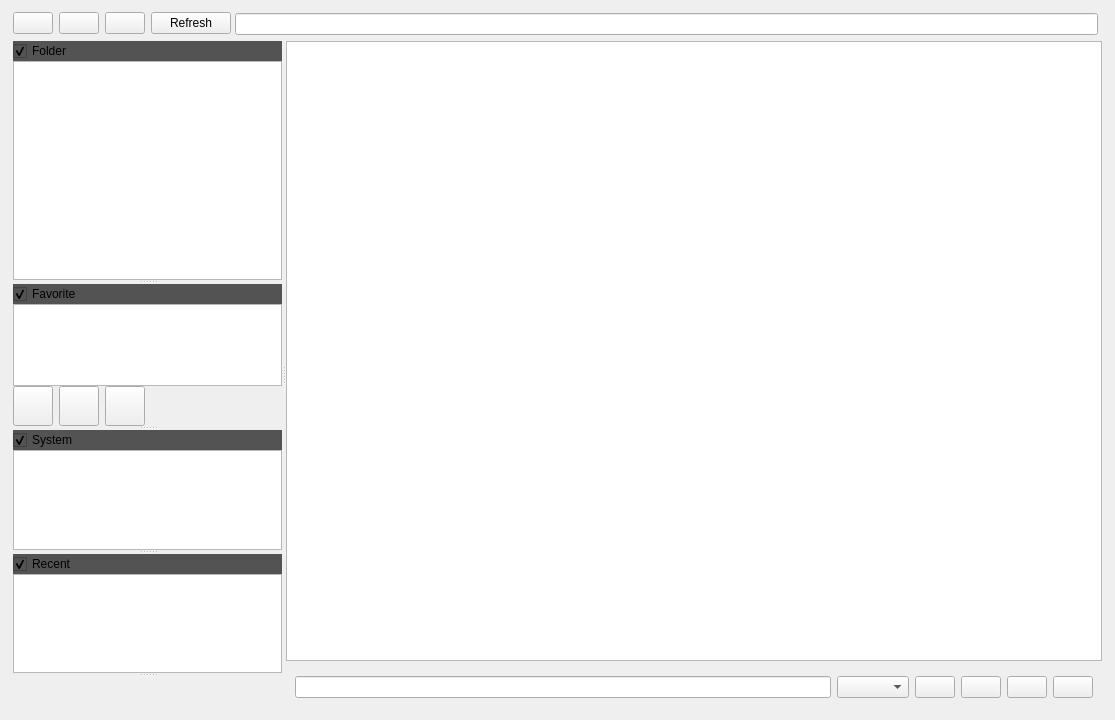
<?xml version="1.0" encoding="UTF-8"?>
<ui version="4.0">
 <class>FolderViewWidget</class>
 <widget class="QWidget" name="FolderViewWidget">
  <property name="geometry">
   <rect>
    <x>0</x>
    <y>0</y>
    <width>1115</width>
    <height>720</height>
   </rect>
  </property>
  <property name="windowTitle">
   <string>Form</string>
  </property>
  <property name="styleSheet">
   <string notr="true"/>
  </property>
  <layout class="QVBoxLayout" name="verticalLayout_4">
   <item>
    <widget class="QWidget" name="widget" native="true">
     <property name="sizePolicy">
      <sizepolicy hsizetype="Preferred" vsizetype="Preferred">
       <horstretch>0</horstretch>
       <verstretch>0</verstretch>
      </sizepolicy>
     </property>
     <layout class="QVBoxLayout" name="verticalLayout">
      <property name="spacing">
       <number>2</number>
      </property>
      <property name="leftMargin">
       <number>2</number>
      </property>
      <property name="topMargin">
       <number>0</number>
      </property>
      <property name="rightMargin">
       <number>2</number>
      </property>
      <property name="bottomMargin">
       <number>2</number>
      </property>
      <item>
       <widget class="QWidget" name="widget_2" native="true">
        <property name="sizePolicy">
         <sizepolicy hsizetype="Preferred" vsizetype="Fixed">
          <horstretch>0</horstretch>
          <verstretch>0</verstretch>
         </sizepolicy>
        </property>
        <layout class="QHBoxLayout" name="horizontalLayout_2">
         <property name="spacing">
          <number>2</number>
         </property>
         <property name="leftMargin">
          <number>0</number>
         </property>
         <property name="topMargin">
          <number>0</number>
         </property>
         <property name="rightMargin">
          <number>2</number>
         </property>
         <property name="bottomMargin">
          <number>2</number>
         </property>
         <item>
          <widget class="QWidget" name="widget_6" native="true">
           <property name="sizePolicy">
            <sizepolicy hsizetype="Preferred" vsizetype="Preferred">
             <horstretch>0</horstretch>
             <verstretch>0</verstretch>
            </sizepolicy>
           </property>
           <layout class="QHBoxLayout" name="horizontalLayout_6">
            <property name="leftMargin">
             <number>0</number>
            </property>
            <property name="topMargin">
             <number>0</number>
            </property>
            <property name="rightMargin">
             <number>2</number>
            </property>
            <property name="bottomMargin">
             <number>2</number>
            </property>
            <item>
             <widget class="QPushButton" name="m_btnPrev">
              <property name="sizePolicy">
               <sizepolicy hsizetype="Fixed" vsizetype="Fixed">
                <horstretch>0</horstretch>
                <verstretch>0</verstretch>
               </sizepolicy>
              </property>
              <property name="styleSheet">
               <string notr="true"/>
              </property>
              <property name="text">
               <string/>
              </property>
             </widget>
            </item>
            <item>
             <widget class="QPushButton" name="m_btnNext">
              <property name="text">
               <string/>
              </property>
             </widget>
            </item>
            <item>
             <widget class="QPushButton" name="m_btnParent">
              <property name="text">
               <string/>
              </property>
             </widget>
            </item>
            <item>
             <widget class="QPushButton" name="m_btnRefresh">
              <property name="text">
               <string>Refresh</string>
              </property>
             </widget>
            </item>
           </layout>
          </widget>
         </item>
         <item>
          <widget class="QWidget" name="widget_3" native="true">
           <layout class="QHBoxLayout" name="horizontalLayout_3">
            <property name="leftMargin">
             <number>0</number>
            </property>
            <property name="topMargin">
             <number>2</number>
            </property>
            <property name="rightMargin">
             <number>2</number>
            </property>
            <property name="bottomMargin">
             <number>2</number>
            </property>
            <item>
             <widget class="QLineEdit" name="m_editDirectoryPath">
              <property name="sizePolicy">
               <sizepolicy hsizetype="Expanding" vsizetype="Fixed">
                <horstretch>2</horstretch>
                <verstretch>0</verstretch>
               </sizepolicy>
              </property>
             </widget>
            </item>
           </layout>
          </widget>
         </item>
        </layout>
       </widget>
      </item>
      <item>
       <widget class="QWidget" name="widget_5" native="true">
        <property name="sizePolicy">
         <sizepolicy hsizetype="Preferred" vsizetype="Preferred">
          <horstretch>0</horstretch>
          <verstretch>0</verstretch>
         </sizepolicy>
        </property>
        <layout class="QVBoxLayout" name="verticalLayout_10">
         <property name="spacing">
          <number>0</number>
         </property>
         <property name="leftMargin">
          <number>0</number>
         </property>
         <property name="topMargin">
          <number>0</number>
         </property>
         <property name="rightMargin">
          <number>0</number>
         </property>
         <property name="bottomMargin">
          <number>0</number>
         </property>
         <item>
          <widget class="QSplitter" name="m_centerHorzSplitter">
           <property name="sizePolicy">
            <sizepolicy hsizetype="Expanding" vsizetype="Preferred">
             <horstretch>0</horstretch>
             <verstretch>0</verstretch>
            </sizepolicy>
           </property>
           <property name="maximumSize">
            <size>
             <width>16777215</width>
             <height>16777215</height>
            </size>
           </property>
           <property name="orientation">
            <enum>Qt::Horizontal</enum>
           </property>
           <widget class="QWidget" name="m_leftContainerWidget" native="true">
            <property name="sizePolicy">
             <sizepolicy hsizetype="Preferred" vsizetype="Preferred">
              <horstretch>2</horstretch>
              <verstretch>0</verstretch>
             </sizepolicy>
            </property>
            <property name="maximumSize">
             <size>
              <width>16777215</width>
              <height>16777215</height>
             </size>
            </property>
            <layout class="QVBoxLayout" name="verticalLayout_8">
             <item>
              <widget class="QWidget" name="widget_7" native="true">
               <property name="sizePolicy">
                <sizepolicy hsizetype="Preferred" vsizetype="Expanding">
                 <horstretch>0</horstretch>
                 <verstretch>0</verstretch>
                </sizepolicy>
               </property>
               <layout class="QVBoxLayout" name="verticalLayout_9">
                <property name="spacing">
                 <number>0</number>
                </property>
                <property name="leftMargin">
                 <number>0</number>
                </property>
                <property name="topMargin">
                 <number>0</number>
                </property>
                <property name="rightMargin">
                 <number>0</number>
                </property>
                <property name="bottomMargin">
                 <number>0</number>
                </property>
                <item>
                 <widget class="QSplitter" name="m_splitterLeftContainer">
                  <property name="orientation">
                   <enum>Qt::Vertical</enum>
                  </property>
                  <widget class="QWidget" name="m_directoryTreeContainer" native="true">
                   <property name="sizePolicy">
                    <sizepolicy hsizetype="Expanding" vsizetype="Preferred">
                     <horstretch>0</horstretch>
                     <verstretch>2</verstretch>
                    </sizepolicy>
                   </property>
                   <property name="minimumSize">
                    <size>
                     <width>0</width>
                     <height>0</height>
                    </size>
                   </property>
                   <layout class="QVBoxLayout" name="verticalLayout_2">
                    <property name="spacing">
                     <number>0</number>
                    </property>
                    <property name="leftMargin">
                     <number>0</number>
                    </property>
                    <property name="topMargin">
                     <number>0</number>
                    </property>
                    <property name="rightMargin">
                     <number>0</number>
                    </property>
                    <property name="bottomMargin">
                     <number>0</number>
                    </property>
                    <item>
                     <widget class="QCheckBox" name="m_chkFolderOpen">
                      <property name="styleSheet">
                       <string notr="true">QCheckBox {
    background-color : #535353;
}

QCheckBox:hover {
    background-color : #484848;
}

QCheckBox::indicator {
    image: url(:/Resource/Images/deepcatch/arrow_close_d.png);
}

QCheckBox::indicator:hover {
    image: url(:/Resource/Images/deepcatch/arrow_close_h.png);
}

QCheckBox::indicator:checked {
    image: url(:/Resource/Images/deepcatch/arrow_open_d.png);
}

QCheckBox::indicator:checked:hover {
    image: url(:/Resource/Images/deepcatch/arrow_open_h.png);
}</string>
                      </property>
                      <property name="text">
                       <string>Folder</string>
                      </property>
                      <property name="checked">
                       <bool>true</bool>
                      </property>
                     </widget>
                    </item>
                    <item>
                     <widget class="fm::DirectoryTreeView" name="m_directoryTreeView">
                      <property name="sizePolicy">
                       <sizepolicy hsizetype="Expanding" vsizetype="Expanding">
                        <horstretch>0</horstretch>
                        <verstretch>0</verstretch>
                       </sizepolicy>
                      </property>
                      <property name="minimumSize">
                       <size>
                        <width>0</width>
                        <height>0</height>
                       </size>
                      </property>
                     </widget>
                    </item>
                   </layout>
                  </widget>
                  <widget class="QWidget" name="m_favoriteContainer" native="true">
                   <property name="sizePolicy">
                    <sizepolicy hsizetype="Expanding" vsizetype="Preferred">
                     <horstretch>0</horstretch>
                     <verstretch>1</verstretch>
                    </sizepolicy>
                   </property>
                   <property name="minimumSize">
                    <size>
                     <width>0</width>
                     <height>0</height>
                    </size>
                   </property>
                   <layout class="QVBoxLayout" name="verticalLayout_3">
                    <property name="spacing">
                     <number>0</number>
                    </property>
                    <property name="leftMargin">
                     <number>0</number>
                    </property>
                    <property name="topMargin">
                     <number>0</number>
                    </property>
                    <property name="rightMargin">
                     <number>0</number>
                    </property>
                    <property name="bottomMargin">
                     <number>0</number>
                    </property>
                    <item alignment="Qt::AlignTop">
                     <widget class="QCheckBox" name="m_chkFavorite">
                      <property name="styleSheet">
                       <string notr="true">QCheckBox {
    background-color : #535353;
}

QCheckBox:hover {
    background-color : #484848;
}

QCheckBox::indicator {
    image: url(:/Resource/Images/deepcatch/arrow_close_d.png);
}

QCheckBox::indicator:hover {
    image: url(:/Resource/Images/deepcatch/arrow_close_h.png);
}

QCheckBox::indicator:checked {
    image: url(:/Resource/Images/deepcatch/arrow_open_d.png);
}

QCheckBox::indicator:checked:hover {
    image: url(:/Resource/Images/deepcatch/arrow_open_h.png);
}</string>
                      </property>
                      <property name="text">
                       <string>Favorite</string>
                      </property>
                      <property name="checked">
                       <bool>true</bool>
                      </property>
                     </widget>
                    </item>
                    <item>
                     <widget class="QWidget" name="m_favoriteDirectoryContainer" native="true">
                      <property name="sizePolicy">
                       <sizepolicy hsizetype="Expanding" vsizetype="Expanding">
                        <horstretch>0</horstretch>
                        <verstretch>0</verstretch>
                       </sizepolicy>
                      </property>
                      <layout class="QVBoxLayout" name="verticalLayout_7">
                       <property name="spacing">
                        <number>0</number>
                       </property>
                       <property name="leftMargin">
                        <number>0</number>
                       </property>
                       <property name="topMargin">
                        <number>0</number>
                       </property>
                       <property name="rightMargin">
                        <number>0</number>
                       </property>
                       <property name="bottomMargin">
                        <number>0</number>
                       </property>
                       <item>
                        <widget class="fm::FavoritesDirectoryListWidget" name="m_favoriteListWidget">
                         <property name="sizePolicy">
                          <sizepolicy hsizetype="Expanding" vsizetype="Expanding">
                           <horstretch>0</horstretch>
                           <verstretch>0</verstretch>
                          </sizepolicy>
                         </property>
                        </widget>
                       </item>
                       <item alignment="Qt::AlignLeft|Qt::AlignTop">
                        <widget class="QWidget" name="widget_13" native="true">
                         <property name="sizePolicy">
                          <sizepolicy hsizetype="Preferred" vsizetype="Fixed">
                           <horstretch>0</horstretch>
                           <verstretch>0</verstretch>
                          </sizepolicy>
                         </property>
                         <layout class="QHBoxLayout" name="horizontalLayout">
                          <property name="leftMargin">
                           <number>0</number>
                          </property>
                          <property name="topMargin">
                           <number>0</number>
                          </property>
                          <property name="bottomMargin">
                           <number>0</number>
                          </property>
                          <item>
                           <widget class="QPushButton" name="m_btnAddNewFavorites">
                            <property name="styleSheet">
                             <string notr="true">QPushButton{
    border-image: url(:/Resource/Images/medip/popup_new_d.png);
	width:32px;
	height:32px;
}

QPushButton:hover{
    border-image: url(:/Resource/Images/medip/popup_new_h.png);
	width:32px;
	height:32px;
}

QPushButton:hover:pressed {
    border-image: url(:/Resource/Images/medip/popup_new_p.png);
	width:32px;
	height:32px;
}</string>
                            </property>
                            <property name="text">
                             <string/>
                            </property>
                           </widget>
                          </item>
                          <item>
                           <widget class="QPushButton" name="m_btnEditFavorites">
                            <property name="styleSheet">
                             <string notr="true">QPushButton{
    border-image: url(:/Resource/Images/medip/popup_modify_d.png);
	width:32px;
	height:32px;
}

QPushButton:hover{
    border-image: url(:/Resource/Images/medip/popup_modify_h.png);
	width:32px;
	height:32px;
}

QPushButton:hover:pressed {
    border-image: url(:/Resource/Images/medip/popup_modify_p.png);
	width:32px;
	height:32px;
}</string>
                            </property>
                            <property name="text">
                             <string/>
                            </property>
                           </widget>
                          </item>
                          <item>
                           <widget class="QPushButton" name="m_btnDeleteFavorites">
                            <property name="styleSheet">
                             <string notr="true">QPushButton{
    border-image: url(:/Resource/Images/medip/popup_delet_d.png);
	width:32px;
	height:32px;
}

QPushButton:hover{
    border-image: url(:/Resource/Images/medip/popup_delet_h.png);
	width:32px;
	height:32px;
}

QPushButton:hover:pressed {
    border-image: url(:/Resource/Images/medip/popup_delet_p.png);
	width:32px;
	height:32px;
}</string>
                            </property>
                            <property name="text">
                             <string/>
                            </property>
                           </widget>
                          </item>
                         </layout>
                        </widget>
                       </item>
                      </layout>
                     </widget>
                    </item>
                   </layout>
                  </widget>
                  <widget class="QWidget" name="m_systemContainer" native="true">
                   <property name="sizePolicy">
                    <sizepolicy hsizetype="Expanding" vsizetype="Preferred">
                     <horstretch>0</horstretch>
                     <verstretch>1</verstretch>
                    </sizepolicy>
                   </property>
                   <property name="minimumSize">
                    <size>
                     <width>0</width>
                     <height>0</height>
                    </size>
                   </property>
                   <layout class="QVBoxLayout" name="verticalLayout_5">
                    <property name="spacing">
                     <number>0</number>
                    </property>
                    <property name="leftMargin">
                     <number>0</number>
                    </property>
                    <property name="topMargin">
                     <number>0</number>
                    </property>
                    <property name="rightMargin">
                     <number>0</number>
                    </property>
                    <property name="bottomMargin">
                     <number>0</number>
                    </property>
                    <item>
                     <widget class="QCheckBox" name="m_chkSystem">
                      <property name="styleSheet">
                       <string notr="true">QCheckBox {
    background-color : #535353;
}

QCheckBox:hover {
    background-color : #484848;
}

QCheckBox::indicator {
    image: url(:/Resource/Images/deepcatch/arrow_close_d.png);
}

QCheckBox::indicator:hover {
    image: url(:/Resource/Images/deepcatch/arrow_close_h.png);
}

QCheckBox::indicator:checked {
    image: url(:/Resource/Images/deepcatch/arrow_open_d.png);
}

QCheckBox::indicator:checked:hover {
    image: url(:/Resource/Images/deepcatch/arrow_open_h.png);
}</string>
                      </property>
                      <property name="text">
                       <string>System</string>
                      </property>
                      <property name="checked">
                       <bool>true</bool>
                      </property>
                     </widget>
                    </item>
                    <item>
                     <widget class="fm::SystemDirectoryView" name="m_systemListView">
                      <property name="sizePolicy">
                       <sizepolicy hsizetype="Expanding" vsizetype="Preferred">
                        <horstretch>0</horstretch>
                        <verstretch>0</verstretch>
                       </sizepolicy>
                      </property>
                     </widget>
                    </item>
                   </layout>
                  </widget>
                  <widget class="QWidget" name="m_recentContainer" native="true">
                   <property name="sizePolicy">
                    <sizepolicy hsizetype="Expanding" vsizetype="Preferred">
                     <horstretch>0</horstretch>
                     <verstretch>1</verstretch>
                    </sizepolicy>
                   </property>
                   <property name="minimumSize">
                    <size>
                     <width>0</width>
                     <height>0</height>
                    </size>
                   </property>
                   <layout class="QVBoxLayout" name="verticalLayout_6">
                    <property name="spacing">
                     <number>0</number>
                    </property>
                    <property name="leftMargin">
                     <number>0</number>
                    </property>
                    <property name="topMargin">
                     <number>0</number>
                    </property>
                    <property name="rightMargin">
                     <number>0</number>
                    </property>
                    <property name="bottomMargin">
                     <number>0</number>
                    </property>
                    <item>
                     <widget class="QCheckBox" name="m_chkRecentOpen">
                      <property name="styleSheet">
                       <string notr="true">QCheckBox {
    background-color : #535353;
}

QCheckBox:hover {
    background-color : #484848;
}

QCheckBox::indicator {
    image: url(:/Resource/Images/deepcatch/arrow_close_d.png);
}

QCheckBox::indicator:hover {
    image: url(:/Resource/Images/deepcatch/arrow_close_h.png);
}

QCheckBox::indicator:checked {
    image: url(:/Resource/Images/deepcatch/arrow_open_d.png);
}

QCheckBox::indicator:checked:hover {
    image: url(:/Resource/Images/deepcatch/arrow_open_h.png);
}</string>
                      </property>
                      <property name="text">
                       <string>Recent</string>
                      </property>
                      <property name="checked">
                       <bool>true</bool>
                      </property>
                     </widget>
                    </item>
                    <item>
                     <widget class="QListWidget" name="m_listRecentListWidget">
                      <property name="sizePolicy">
                       <sizepolicy hsizetype="Expanding" vsizetype="Expanding">
                        <horstretch>0</horstretch>
                        <verstretch>0</verstretch>
                       </sizepolicy>
                      </property>
                     </widget>
                    </item>
                   </layout>
                  </widget>
                  <widget class="QWidget" name="widget_9" native="true">
                   <property name="sizePolicy">
                    <sizepolicy hsizetype="Preferred" vsizetype="Expanding">
                     <horstretch>0</horstretch>
                     <verstretch>0</verstretch>
                    </sizepolicy>
                   </property>
                   <property name="maximumSize">
                    <size>
                     <width>16777215</width>
                     <height>16777215</height>
                    </size>
                   </property>
                  </widget>
                 </widget>
                </item>
               </layout>
              </widget>
             </item>
            </layout>
           </widget>
           <widget class="QWidget" name="widget_8" native="true">
            <property name="sizePolicy">
             <sizepolicy hsizetype="Preferred" vsizetype="Preferred">
              <horstretch>4</horstretch>
              <verstretch>0</verstretch>
             </sizepolicy>
            </property>
            <layout class="QVBoxLayout" name="rightContainerWidgetVertLayout">
             <item>
              <widget class="fm::FileTreeView" name="m_mainFileTreeView">
               <property name="sizePolicy">
                <sizepolicy hsizetype="Preferred" vsizetype="Preferred">
                 <horstretch>0</horstretch>
                 <verstretch>0</verstretch>
                </sizepolicy>
               </property>
              </widget>
             </item>
             <item>
              <widget class="QWidget" name="widget_4" native="true">
               <property name="sizePolicy">
                <sizepolicy hsizetype="Preferred" vsizetype="Fixed">
                 <horstretch>0</horstretch>
                 <verstretch>0</verstretch>
                </sizepolicy>
               </property>
               <layout class="QHBoxLayout" name="bottomRightContainerHLayout">
                <item>
                 <widget class="QLineEdit" name="m_editFileName"/>
                </item>
                <item>
                 <widget class="QComboBox" name="m_cboExtensionTypeFilter"/>
                </item>
                <item>
                 <widget class="QPushButton" name="m_btnOpen">
                  <property name="text">
                   <string/>
                  </property>
                 </widget>
                </item>
                <item>
                 <widget class="QPushButton" name="m_btnSave">
                  <property name="text">
                   <string/>
                  </property>
                 </widget>
                </item>
                <item>
                 <widget class="QPushButton" name="m_btnSelectFolder">
                  <property name="text">
                   <string/>
                  </property>
                 </widget>
                </item>
                <item>
                 <widget class="QPushButton" name="m_btnCancel">
                  <property name="text">
                   <string/>
                  </property>
                 </widget>
                </item>
               </layout>
              </widget>
             </item>
            </layout>
           </widget>
          </widget>
         </item>
        </layout>
       </widget>
      </item>
     </layout>
    </widget>
   </item>
  </layout>
 </widget>
 <customwidgets>
  <customwidget>
   <class>fm::DirectoryTreeView</class>
   <extends>QTreeView</extends>
   <header>filemanager/appcore/UI/directorytreeview.h</header>
  </customwidget>
  <customwidget>
   <class>fm::FileTreeView</class>
   <extends>QTreeView</extends>
   <header>filemanager/appcore/UI/filetreeview.h</header>
  </customwidget>
  <customwidget>
   <class>fm::SystemDirectoryView</class>
   <extends>QListView</extends>
   <header>filemanager/appcore/UI/SystemDirectoryView.h</header>
  </customwidget>
  <customwidget>
   <class>fm::FavoritesDirectoryListWidget</class>
   <extends>QListWidget</extends>
   <header>filemanager/appcore/UI/favoritesdirectorylistwidget.h</header>
  </customwidget>
 </customwidgets>
 <resources>
  <include location="../MainWindow.qrc"/>
 </resources>
 <connections/>
</ui>
